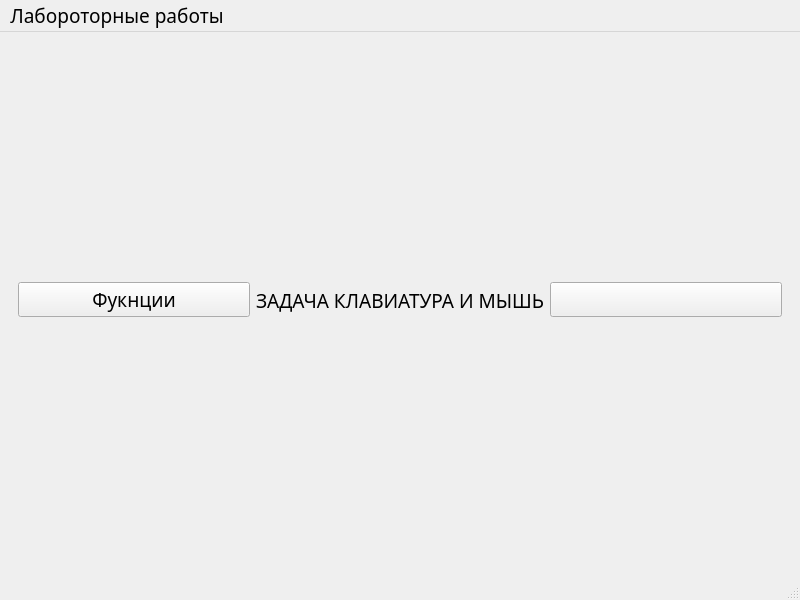
<?xml version="1.0" encoding="UTF-8"?>
<ui version="4.0">
 <class>MW0</class>
 <widget class="QMainWindow" name="MW0">
  <property name="geometry">
   <rect>
    <x>0</x>
    <y>0</y>
    <width>800</width>
    <height>600</height>
   </rect>
  </property>
  <property name="font">
   <font>
    <family>Bahnschrift</family>
    <pointsize>14</pointsize>
   </font>
  </property>
  <property name="windowTitle">
   <string>LabWork</string>
  </property>
  <widget class="QWidget" name="CW01">
   <layout class="QVBoxLayout" name="verticalLayout">
    <item>
     <widget class="QStackedWidget" name="SW011">
      <widget class="QWidget" name="P0111">
       <layout class="QHBoxLayout" name="horizontalLayout">
        <item>
         <widget class="QPushButton" name="BTN01111_func">
          <property name="text">
           <string>Фукнции</string>
          </property>
         </widget>
        </item>
        <item>
         <layout class="QVBoxLayout" name="vL01111">
          <item>
           <widget class="QLabel" name="LL011111">
            <property name="text">
             <string>ЗАДАЧА КЛАВИАТУРА И МЫШЬ</string>
            </property>
            <property name="alignment">
             <set>Qt::AlignCenter</set>
            </property>
           </widget>
          </item>
         </layout>
        </item>
        <item>
         <widget class="QPushButton" name="BTN01112_n">
          <property name="text">
           <string/>
          </property>
         </widget>
        </item>
       </layout>
      </widget>
     </widget>
    </item>
   </layout>
  </widget>
  <widget class="QMenuBar" name="QMBar">
   <property name="geometry">
    <rect>
     <x>0</x>
     <y>0</y>
     <width>800</width>
     <height>25</height>
    </rect>
   </property>
   <widget class="QMenu" name="menu">
    <property name="title">
     <string>Лабороторные работы</string>
    </property>
    <addaction name="action_8_ZIP_JSON"/>
   </widget>
   <addaction name="menu"/>
  </widget>
  <widget class="QStatusBar" name="QSBar"/>
  <action name="action_8_ZIP_JSON">
   <property name="text">
    <string>ЛР-8 ZIP и JSON</string>
   </property>
  </action>
 </widget>
 <resources/>
 <connections/>
</ui>
